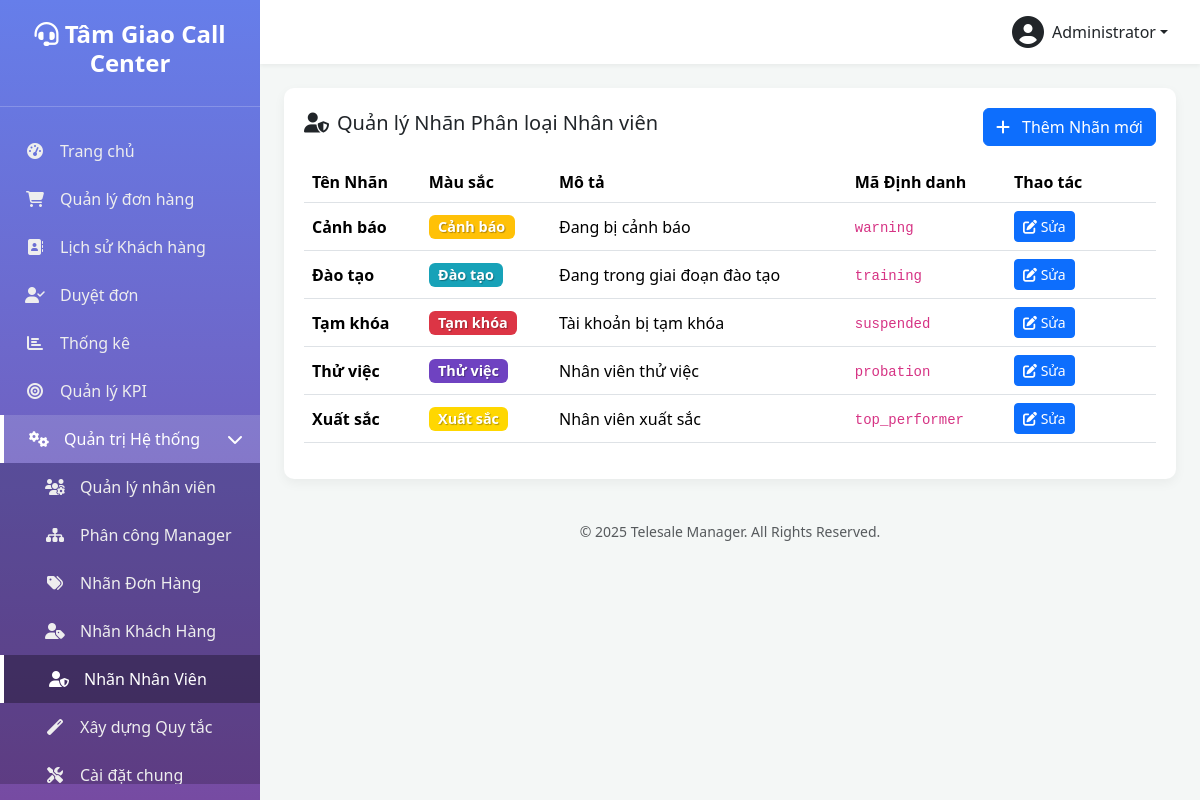
The page /manage-user-labels.php (signed in) on the database as committed earlier.
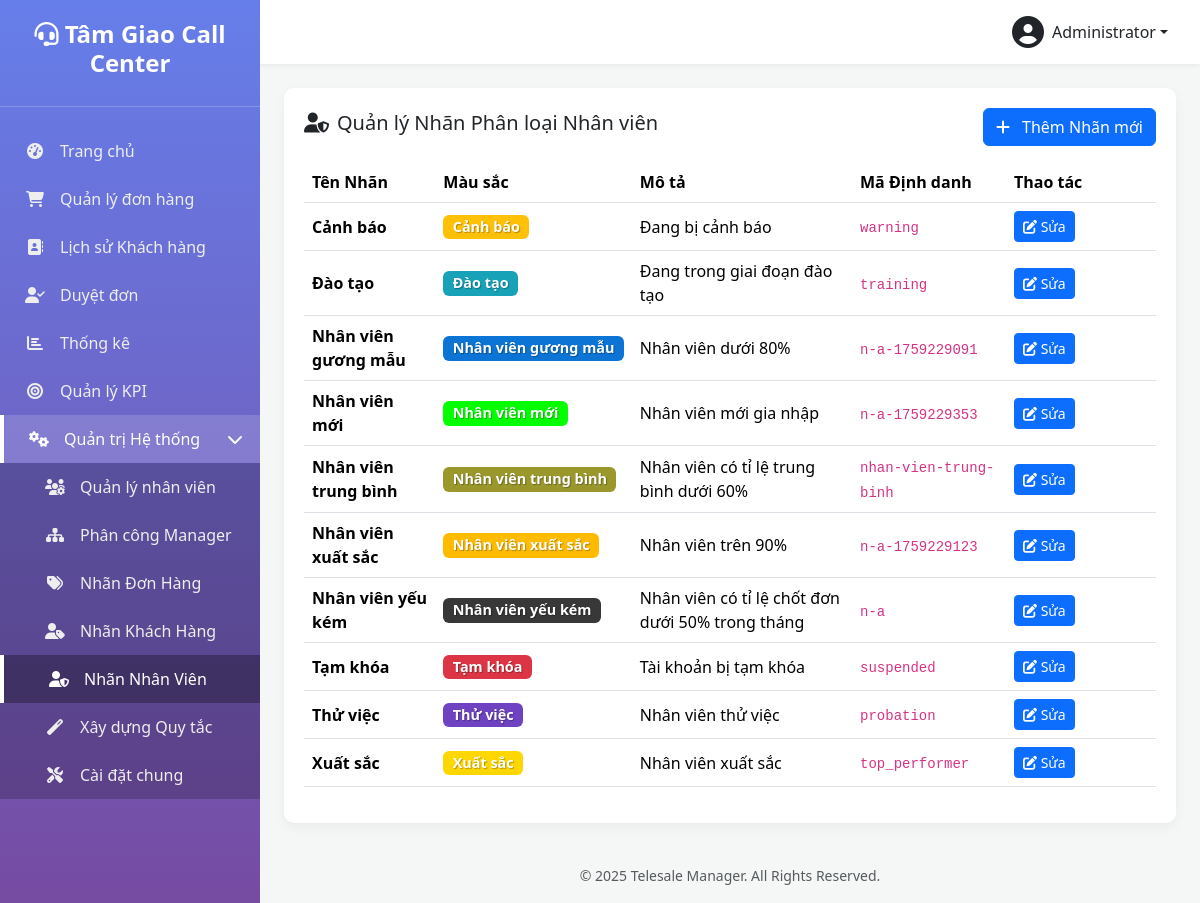
The same page on the database as committed later.
### tables this page shows
CREATE TABLE `user_labels` (
  `id` int(11) NOT NULL,
  `label_key` varchar(50) NOT NULL,
  `label_name` varchar(100) NOT NULL,
  `description` text DEFAULT NULL,
  `color` varchar(20) DEFAULT '#28a745',
  `icon` varchar(50) DEFAULT 'fa-user-tag',
  `permissions` longtext DEFAULT NULL CHECK (json_valid(`permissions`)),
  `auto_assign_rules` longtext DEFAULT NULL CHECK (json_valid(`auto_assign_rules`)),
  `sort_order` int(11) DEFAULT 0,
  `created_by` int(10) UNSIGNED DEFAULT NULL,
  `created_at` datetime DEFAULT current_timestamp(),
  `updated_at` datetime DEFAULT current_timestamp() ON UPDATE current_timestamp()
);

### functions.php (called while the page is built, shortened)
<?php
function get_db_connection() {
    static $pdo = null;
    if ($pdo === null) {
        try {
            $dsn = "mysql:host=" . DB_HOST . ";dbname=" . DB_NAME . ";charset=" . DB_CHARSET;
            $options = [
                PDO::ATTR_ERRMODE => PDO::ERRMODE_EXCEPTION,
                PDO::ATTR_DEFAULT_FETCH_MODE => PDO::FETCH_ASSOC,
                PDO::ATTR_EMULATE_PREPARES => false,
            ];
            $pdo = new PDO($dsn, DB_USER, DB_PASS, $options);
        } catch (PDOException $e) {
            die('Database connection failed: ' . $e->getMessage());
        }
    }
    return $pdo;
}
function db_query($sql, $params = []) {
    $pdo = get_db_connection();
    $stmt = $pdo->prepare($sql);
    $stmt->execute($params);
    return $stmt;
}
function db_get_results($sql, $params = []) {
    $stmt = db_query($sql, $params);
    return $stmt->fetchAll(PDO::FETCH_ASSOC);
}

### manage-user-labels.php (the view, shortened to what this page needs)
<?php
require_once 'functions.php';
$labels = db_get_results("SELECT * FROM user_labels ORDER BY label_name ASC");
include 'includes/header.php';
?>
<div class="table-card">
    <div class="d-flex justify-content-between align-items-center mb-3">
        <h5><i class="fas fa-user-shield me-2"></i>Quản lý Nhãn Phân loại Nhân viên</h5>
        <button class="btn btn-primary" onclick="prepareAddModal()">
            <i class="fas fa-plus me-2"></i> Thêm Nhãn mới
        </button>
    </div>
    <table class="table table-hover align-middle">
        <thead>
            <tr>
                <th>Tên Nhãn</th>
                <th>Màu sắc</th>
                <th>Mô tả</th>
                <th>Mã Định danh</th>
                <th style="width: 150px;">Thao tác</th>
            </tr>
        </thead>
        <tbody>
            <?php if (empty($labels)): ?>
                <tr><td colspan="5" class="text-center text-muted py-4">Chưa có nhãn nhân viên nào được tạo.</td></tr>
            <?php else: ?>
                <?php foreach ($labels as $label): ?>
                <tr>
                    <td><strong><?php echo htmlspecialchars($label['label_name']); ?></strong></td>
                    <td>
                        <span class="badge" style="background-color: <?php echo htmlspecialchars($label['color']); ?>; color: #fff; text-shadow: 1px 1px 1px rgba(0,0,0,0.3); font-size: 0.9em;">
                            <?php echo htmlspecialchars($label['label_name']); ?>
                        </span>
                    </td>
                    <td><?php echo htmlspecialchars($label['description']); ?></td>
                    <td><code><?php echo htmlspecialchars($label['label_key']); ?></code></td>
                    <td>
                        <button class="btn btn-sm btn-primary"
                                onclick="prepareEditModal(
                                    '<?php echo htmlspecialchars($label['label_key'], ENT_QUOTES); ?>',
                                    '<?php echo htmlspecialchars($label['label_name'], ENT_QUOTES); ?>',
                                    '<?php echo htmlspecialchars($label['color'], ENT_QUOTES); ?>',
                                    '<?php echo htmlspecialchars($label['description'], ENT_QUOTES); ?>'
                                )">
                            <i class="fas fa-edit"></i> Sửa
                        </button>
                        </td>
                </tr>
                <?php endforeach; ?>
            <?php endif; ?>
        </tbody>
    </table>
</div>
<?php include 'includes/footer.php'; ?>

Rows that differ between the two databases and show on the page:
added user_labels: label_name "Nhân viên gương mẫu", description "Nhân viên dưới 80%", label_key "n-a-1759229091"
added user_labels: label_name "Nhân viên mới", description "Nhân viên mới gia nhập", label_key "n-a-1759229353"
added user_labels: label_name "Nhân viên trung bình", description "Nhân viên có tỉ lệ trung bình dưới 60%", label_key "nhan-vien-trung-binh"
added user_labels: label_name "Nhân viên xuất sắc", description "Nhân viên trên 90%", label_key "n-a-1759229123"
added user_labels: label_name "Nhân viên yếu kém", description "Nhân viên có tỉ lệ chốt đơn dưới 50% trong tháng", label_key "n-a"
